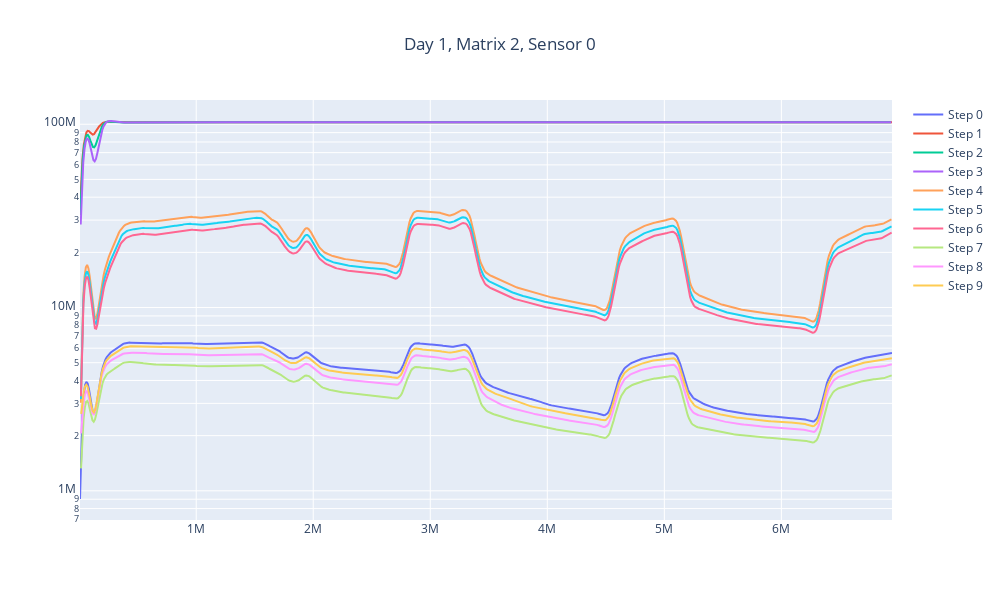

Notebook code for this chart:
### Code cell
plot_filtered_data(sensor_data, 1, 2, 0)

### Figure 1 — Plotly figure (JSON) as saved in the notebook; plotly's stock layout.template omitted (floating-point values rounded to 4 significant figures; data arrays with more than 128 entries replaced by an {"elided": "..."} marker saying what was removed)
{"data": [{"mode": "lines", "name": "Step 0", "type": "scatter", "x": {"elided": "638 int values"}, "y": {"elided": "638 float values"}}, {"mode": "lines", "name": "Step 1", "type": "scatter", "x": {"elided": "638 int values"}, "y": {"elided": "638 float values"}}, {"mode": "lines", "name": "Step 2", "type": "scatter", "x": {"elided": "637 int values"}, "y": {"elided": "637 float values"}}, {"mode": "lines", "name": "Step 3", "type": "scatter", "x": {"elided": "637 int values"}, "y": {"elided": "637 float values"}}, {"mode": "lines", "name": "Step 4", "type": "scatter", "x": {"elided": "637 int values"}, "y": {"elided": "637 float values"}}, {"mode": "lines", "name": "Step 5", "type": "scatter", "x": {"elided": "637 int values"}, "y": {"elided": "637 float values"}}, {"mode": "lines", "name": "Step 6", "type": "scatter", "x": {"elided": "637 int values"}, "y": {"elided": "637 float values"}}, {"mode": "lines", "name": "Step 7", "type": "scatter", "x": {"elided": "637 int values"}, "y": {"elided": "637 float values"}}, {"mode": "lines", "name": "Step 8", "type": "scatter", "x": {"elided": "637 int values"}, "y": {"elided": "637 float values"}}, {"mode": "lines", "name": "Step 9", "type": "scatter", "x": {"elided": "637 int values"}, "y": {"elided": "637 float values"}}], "layout": {"height": 600, "title": {"text": "Day 1, Matrix 2, Sensor 0", "x": 0.5}, "width": 1000, "yaxis": {"type": "log"}}}
